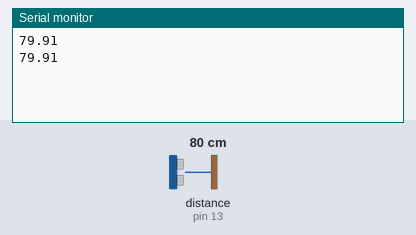
Bench run of a sketch on a simulated Arduino Uno, built with avr-gcc and run on an emulated ATmega328P. Shown: the last lines printed to the serial monitor. Wiring (inferred from the names in the program): ultrasonic range finder: trigger pin 10; echo pin 13. The inputs (shaded band) are chosen by the test bench; at power-on: distance to the obstacle (sensor on pin 13) 80 cm. The echo pulse lasts 58.3 µs per cm.

Above: at 3.8 s.
3.9 s: distance to the obstacle (sensor on pin 13) set to 2 cm
At 7.0 s:
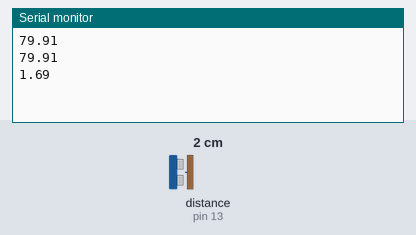
7.8 s: distance to the obstacle (sensor on pin 13) set to 4 cm
At 9.4 s:
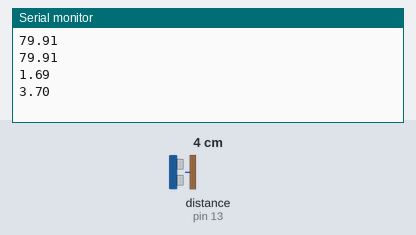
Timing chart, 0 to 10.9 s (numbered marks = the images above; inputs shaded):
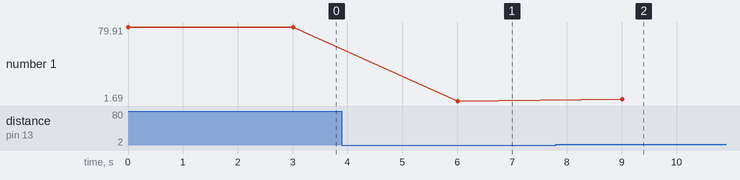

The sketch:

SenderCode.ino
```cpp
#include "Arduino.h"
#include <stdio.h>
#include <string.h>
#include <inttypes.h>
#define trigPin 10
#define echoPin 13

char mystr[8] = "abcde123"; //String data
String mystring;

void setup() {
  // Begin the Serial at 9600 Baud
  pinMode(trigPin, OUTPUT);
  pinMode(echoPin, INPUT);
  Serial.begin(9600);
}

void loop() {
  float duration, distance;
  digitalWrite(trigPin, LOW);
  delayMicroseconds(2);

  // Need 10 µs pulse according to sensor's data sheet
  // Send the pulse through trigger pin
  digitalWrite(trigPin, HIGH);
  delayMicroseconds(10);
  digitalWrite(trigPin, LOW);

  //Calculate the distance
  duration = pulseIn(echoPin, HIGH);  // Calculates the time-width of the echo signal from sensor
  //(high level time)*(velocity/2)
  // 0.0344 because duration is in µs and speed of sound is 344 m/s. We need 0.0344 cm/µs to match unit
  distance = (duration / 2) * 0.0344;

  Serial.println(String(distance)); //Print the float as a string to the port.
  delay(3000);
}
```

Measured:
- after the input at 3.9 s, the serial monitor: prints a new line after 2.1 s (image 1)
- after the input at 7.8 s, the serial monitor: prints a new line after 1.2 s (image 2)
- plotted number 1: 79.91 → 1.69 after the input at 3.9 s, 1.69 → 3.7 after the input at 7.8 s
